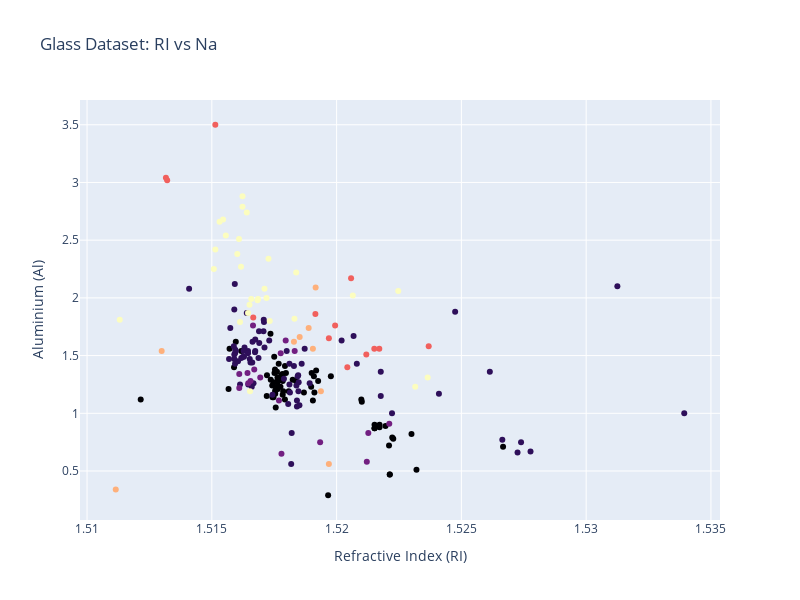

The notebook cell saved with this chart:
### Code cell
fig = go.Figure()

# Add scatter plot for RI vs Na colored by glass class
fig.add_trace(go.Scatter(x=df_glass["RI"], y=df_glass["Al"],
                         mode='markers',
                         name='RI vs Na',
                         marker=dict(color=df_glass['class'], colorscale='magma', showscale=False)))  # showscale to show the color scale

# Update x and y axes labels
fig.update_xaxes(title_text="Refractive Index (RI)")
fig.update_yaxes(title_text="Aluminium (Al)")

# Update layout
fig.update_layout(height=600, width=800, title_text="Glass Dataset: RI vs Na")

fig.show()

### Figure 1 — Plotly figure (JSON) as saved in the notebook; plotly's stock layout.template omitted (floating-point values rounded to 4 significant figures; data arrays with more than 128 entries replaced by an {"elided": "..."} marker saying what was removed)
{"data": [{"marker": {"color": {"elided": "214 int values"}, "colorscale": [[0, "#000004"], [0.1111, "#180f3d"], [0.2222, "#440f76"], [0.3333, "#721f81"], [0.4444, "#9e2f7f"], [0.5556, "#cd4071"], [0.6667, "#f1605d"], [0.7778, "#fd9668"], [0.8889, "#feca8d"], [1, "#fcfdbf"]], "showscale": false}, "mode": "markers", "name": "RI vs Na", "type": "scatter", "x": {"elided": "214 float values"}, "y": {"elided": "214 float values"}}], "layout": {"height": 600, "title": {"text": "Glass Dataset: RI vs Na"}, "width": 800, "xaxis": {"title": {"text": "Refractive Index (RI)"}}, "yaxis": {"title": {"text": "Aluminium (Al)"}}}}
